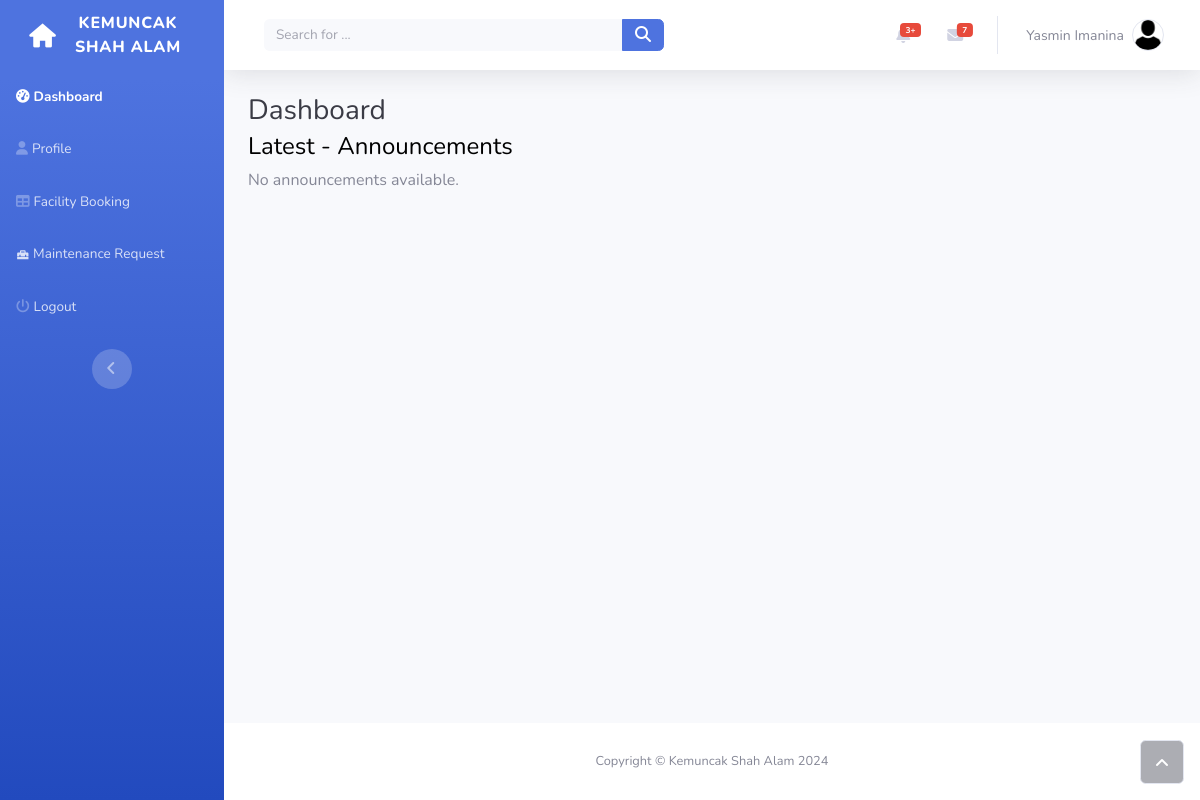
/resident/dashboard.php (signed in), run on an earlier commit of the app's database.
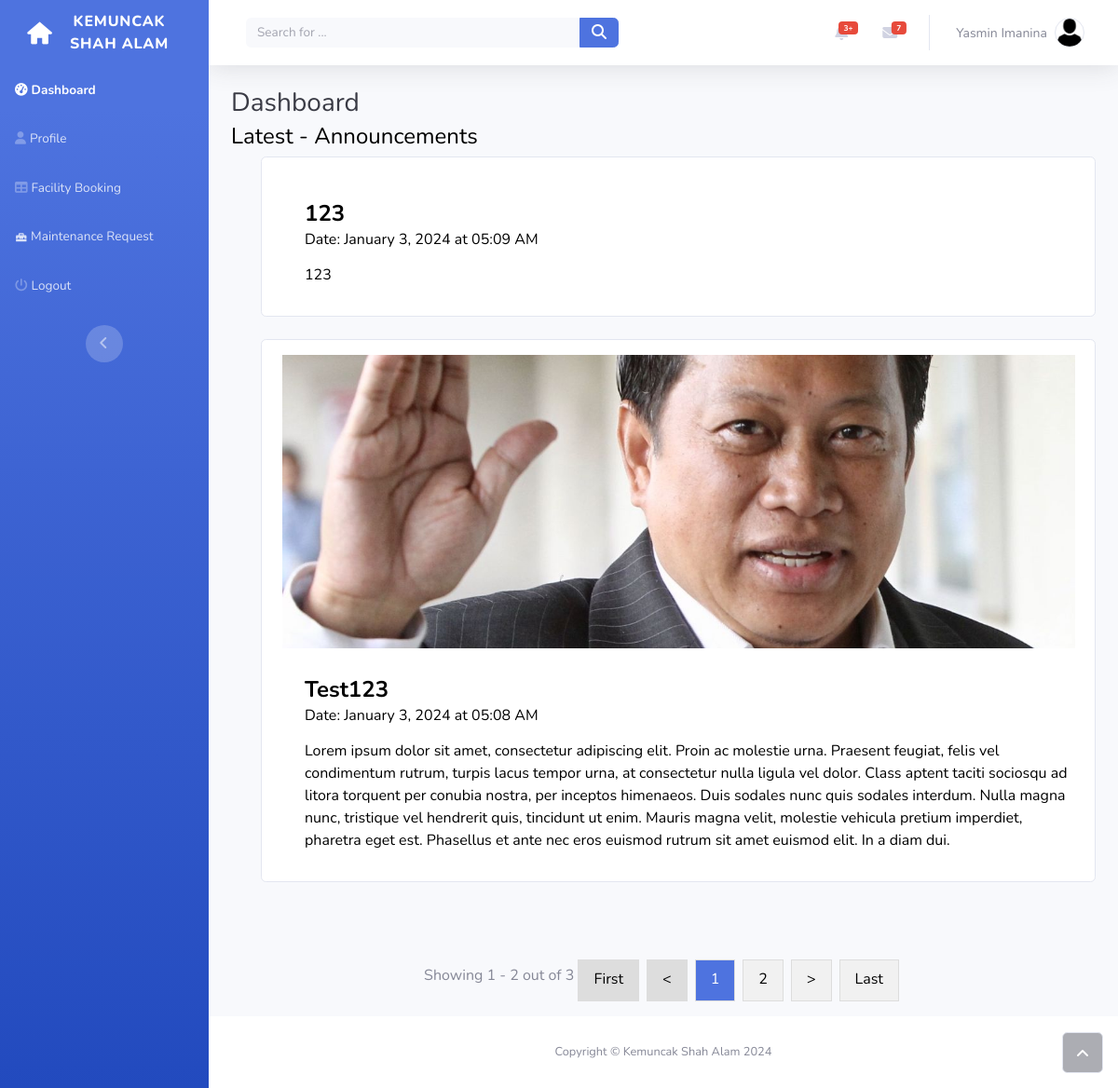
And on a later commit of the database.
### tables this page shows
CREATE TABLE `announcement` (
  `announcement_id` int(20) NOT NULL,
  `title` varchar(20) NOT NULL,
  `content` text NOT NULL,
  `date` date NOT NULL,
  `worker_id` int(11) DEFAULT NULL,
  `media_url` varchar(255) DEFAULT NULL,
  `time` time DEFAULT NULL
);

### resident/dashboard.php (the view, shortened to what the changed rows need)
<?php
include '../include/connection.php';
$userId = $_SESSION["user_id"];
$sql = "SELECT username, fullname, profile_pic FROM user WHERE user_id = $userId";
$result = $conn->query($sql);
if ($result->num_rows == 1) {
    $user = $result->fetch_assoc();
} else {
    $username = "Unknown";
}
$announcementsPerPage = 2;
$totalAnnouncementsSql = "SELECT COUNT(*) AS total_announcements FROM announcement";
$totalAnnouncementsResult = $conn->query($totalAnnouncementsSql);
$totalAnnouncementsRow = $totalAnnouncementsResult->fetch_assoc();
$totalAnnouncements = $totalAnnouncementsRow['total_announcements'];
$totalPages = ceil($totalAnnouncements / $announcementsPerPage);
$current_page = isset($_GET['page']) ? max(1, min($_GET['page'], $totalPages)) : 1;
$offset = ($current_page - 1) * $announcementsPerPage;
$announcementsSql = "SELECT announcement_id, title, content, DATE_FORMAT(date, '%M %e, %Y') AS formatted_date, TIME_FORMAT(time, '%h:%i %p') AS formatted_time, media_url, username AS worker_name
                     FROM announcement
                     JOIN user ON announcement.worker_id = user.user_id
                     ORDER BY date DESC, time DESC
                     LIMIT $offset, $announcementsPerPage";
$announcementsResult = $conn->query($announcementsSql);
?>
<!DOCTYPE html>
<html data-bs-theme="light" lang="en">
<head>
    <link rel="stylesheet" href="../assets/bootstrap/css/bootstrap.min.css">
    <link rel="stylesheet" href="../assets/fonts/fontawesome-all.min.css">
    <link rel="stylesheet" href="../assets/fonts/font-awesome.min.css">
    <link rel="stylesheet" href="../assets/fonts/typicons.min.css">
    <link rel="stylesheet" href="../assets/fonts/fontawesome5-overrides.min.css">
    <link rel="stylesheet" type="text/css" href="https://cdnjs.cloudflare.com/ajax/libs/fancybox/3.5.7/jquery.fancybox.min.css" />
</head>
<body id="page-top">
    <div id="wrapper">
        <div class="d-flex flex-column" id="content-wrapper">
            <div id="content">
                <div class="container-fluid">
                    <h3 class="text-dark mb-1">Dashboard</h3>
                    <div class="row">
                        <div class="col">
                        </div>
                    </div>
                    <?php if ($user): ?>
                    <?php if ($announcementsResult->num_rows > 0): ?>
                        <ul>
                            <?php while ($row = $announcementsResult->fetch_assoc()): ?>
                                <div class="card">
                                    <div class="card-body">
                                        <div class="col image-container" style="text-align: center;">
                                            <?php if (!empty($row['media_url'])): ?>
                                                <?php $mediaExtension = pathinfo($row['media_url'], PATHINFO_EXTENSION); ?>
                                                <?php if (in_array($mediaExtension, ['jpg', 'jpeg', 'png', 'gif'])): ?>
                                                    <a data-fancybox="gallery" href="../<?php echo $row['media_url']; ?>">
                                                        <img style="width: 851px; height: 315px;" src="../<?php echo $row['media_url']; ?>" alt="Image">
                                                    </a>
                                                <?php endif; ?>
                                            <?php endif; ?>
                                        </div>
                                        <h4 style="color : black; margin-top: 30px; margin-left: 30px;" class="card-title" style="padding-top: 29px;"><strong><?php echo $row['title']; ?></strong></h4>
                                        <h6 style="color : black; margin-left: 30px;" class="card-subtitle mb-2" >Date: <?php echo $row['formatted_date']; ?> at <?php echo $row['formatted_time']; ?></h6>
                                        <p class="card-text"><p style="color : black; margin-left: 30px;" ><?php echo $row['content']; ?></p></p>
                                    </div>
                                </div>
                                <br>
                            <?php endwhile; ?>
                        </ul>
                </div>
            </div>
            <div class="container">
                <div class="row">
                    <div class="col" style="margin-top: 33px;">
                        <nav>
                            <ul class="pagination">
                                <p style="margin-top:5px;">Showing <?php echo ($offset + 1) . " - " . min($offset + $announcementsPerPage, $totalAnnouncements); ?> out of <?php echo $totalAnnouncements; ?></p>
                                <a href="?page=1" <?php echo ($current_page == 1) ? 'style="background-color: #ddd;"' : ''; ?>>First</a>
                                <a href="?page=<?php echo max(1, $current_page - 1); ?>" <?php echo ($current_page == 1) ? 'style="background-color: #ddd;"' : ''; ?>><</a>
                                <?php for ($page = 1; $page <= $totalPages; $page++): ?>
                                    <a href="?page=<?php echo $page; ?>" <?php echo ($current_page == $page) ? 'class="active"' : ''; ?>><?php echo $page; ?></a>
                                <?php endfor; ?>
                                <a href="?page=<?php echo min($totalPages, $current_page + 1); ?>" <?php echo ($current_page == $totalPages) ? 'style="background-color: #ddd;"' : ''; ?>>></a>
                                <a href="?page=<?php echo $totalPages; ?>" <?php echo ($current_page == $totalPages) ? 'style="background-color: #ddd;"' : ''; ?>>Last</a>
                                </ul>
                        </nav>
                    </div>
                    <?php else: ?>
                        <p>No announcements available.</p>
                    <?php endif; ?>
                <?php else: ?>
                    <p>Error: Resident not found.</p>
                <?php endif; ?>
                </div>
            </div>
        </div><a class="border rounded d-inline scroll-to-top" href="#page-top"><i class="fas fa-angle-up"></i></a>
    </div>
</body>
</html>

What changed in the data, as far as the page shows it:
added announcement: title "123", formatted_date "January 3, 2024", formatted_time "05:09 AM", content "123"
added announcement: media_url (picture), title "Test123", formatted_date "January 3, 2024", formatted_time "05:08 AM", content "Lorem ipsum dolor sit amet, consectetur adipiscing elit. Proin ac molestie urna. Praesent feugiat, felis vel condimentum rutrum, turpis lacus tempor urna, at consectetur nulla ligula vel dolor. Class aptent taciti sociosqu ad litora torquent per conubia nostra, per inceptos himenaeos. Duis sodales nunc quis sodales interdum. Nulla magna nunc, tristique vel hendrerit quis, tincidunt ut enim. Mauris magna velit, molestie vehicula pretium imperdiet, pharetra eget est. Phasellus et ante nec eros euismod rutrum sit amet euismod elit. In a diam dui."
Also different on the page:
$offset + 1: (not shown) → "1"
min($offset + $announcementsPerPage, $totalAnnouncements): (not shown) → "2"
$totalAnnouncements: (not shown) → "3"
text no longer shown: "No announcements available."
text now shown: "Showing - out of First < > Last"
new list line: "1"
new list line: "2"
